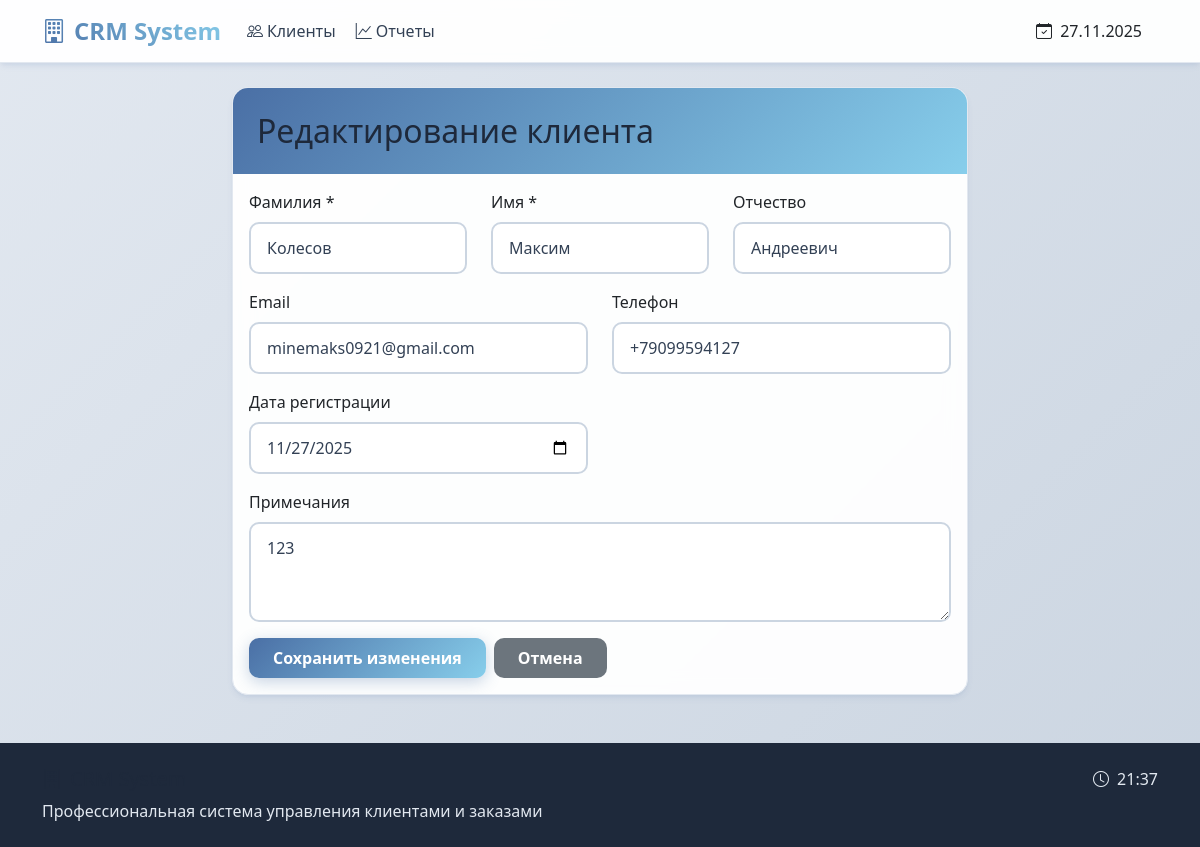
/customer/1/edit, run on an earlier commit of the app's database.
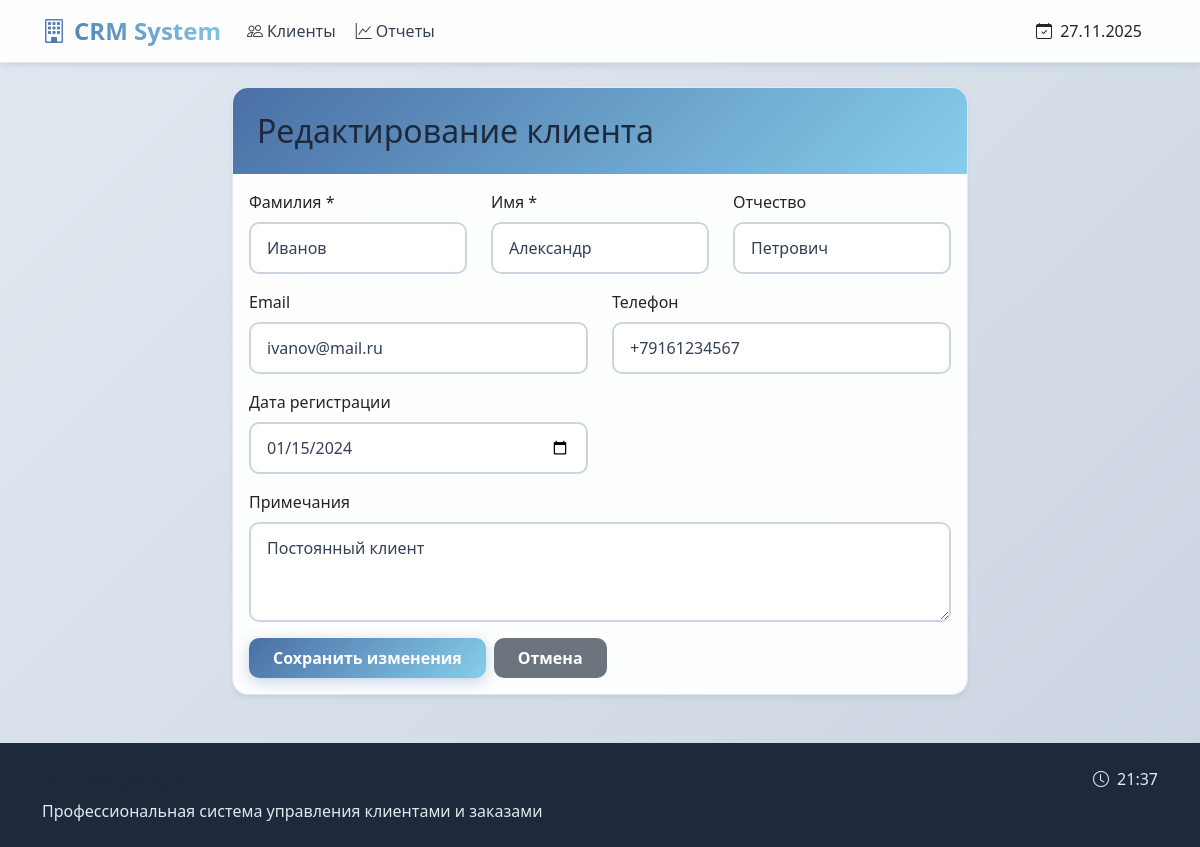
And on a later commit of the database.
### models.py (models this page shows)
class Customer(db.Model):
    id = db.Column(db.Integer, primary_key=True)
    last_name = db.Column(db.String(100), nullable=False)
    first_name = db.Column(db.String(100), nullable=False)
    middle_name = db.Column(db.String(100))
    email = db.Column(db.String(100))
    phone = db.Column(db.String(20))
    registration_date = db.Column(db.Date, nullable=False, default=datetime.utcnow)
    notes = db.Column(db.Text)
    orders = db.relationship('Order', backref='customer', lazy=True, cascade='all, delete-orphan')

### app.py (the view, shortened to what this page needs)
@app.route('/customer/<int:customer_id>/edit', methods=['GET', 'POST'])
def edit_customer(customer_id):
    customer = Customer.query.get_or_404(customer_id)
    return render_template('customer_form.html', customer=customer)

### app.py (called while the page is built)
@app.context_processor
def inject_now():
    return {'now': datetime.now()}

### templates/customer_form.html
{% extends "base.html" %}
{% block content %}
<div class="row justify-content-center">
    <div class="col-md-8">
        <div class="card">
            <div class="card-header">
                <h2 class="mb-0">{% if customer %}Редактирование клиента{% else %}Добавление клиента{% endif %}</h2>
            </div>
            <div class="card-body">
                <form method="post">
                    <div class="row mb-3">
                        <div class="col-md-4">
                            <label for="last_name" class="form-label">Фамилия *</label>
                            <input type="text" class="form-control" id="last_name" name="last_name"
                                   value="{{ customer.last_name if customer }}" required>
                        </div>
                        <div class="col-md-4">
                            <label for="first_name" class="form-label">Имя *</label>
                            <input type="text" class="form-control" id="first_name" name="first_name"
                                   value="{{ customer.first_name if customer }}" required>
                        </div>
                        <div class="col-md-4">
                            <label for="middle_name" class="form-label">Отчество</label>
                            <input type="text" class="form-control" id="middle_name" name="middle_name"
                                   value="{{ customer.middle_name if customer }}">
                        </div>
                    </div>
                    <div class="row mb-3">
                        <div class="col-md-6">
                            <label for="email" class="form-label">Email</label>
                            <input type="email" class="form-control" id="email" name="email"
                                   value="{{ customer.email if customer }}">
                        </div>
                        <div class="col-md-6">
                            <label for="phone" class="form-label">Телефон</label>
                            <input type="tel" class="form-control" id="phone" name="phone"
                                   value="{{ customer.phone if customer }}">
                        </div>
                    </div>
                    <div class="row mb-3">
                        <div class="col-md-6">
                            <label for="registration_date" class="form-label">Дата регистрации</label>
                            <input type="date" class="form-control" id="registration_date" name="registration_date"
                                   value="{{ customer.registration_date.strftime('%Y-%m-%d') if customer else '' }}">
                        </div>
                    </div>
                    <div class="mb-3">
                        <label for="notes" class="form-label">Примечания</label>
                        <textarea class="form-control" id="notes" name="notes" rows="3">{{ customer.notes if customer }}</textarea>
                    </div>
                    <div class="d-flex gap-2">
                        <button type="submit" class="btn btn-primary">
                            {% if customer %}Сохранить изменения{% else %}Добавить клиента{% endif %}
                        </button>
                        <a href="{{ url_for('index') }}" class="btn btn-secondary">Отмена</a>
                    </div>
                </form>
            </div>
        </div>
    </div>
</div>
{% endblock %}

What changed in the data, as far as the page shows it:
changed Customer: last_name "Колесов" → "Иванов"; first_name "Максим" → "Александр"; middle_name "Андреевич" → "Петрович"; email "minemaks0921@gmail.com" → "ivanov@mail.ru"; phone "+79099594127" → "+79161234567"; registration_date "11/27/2025" → "01/15/2024"; notes "123" → "Постоянный клиент"
